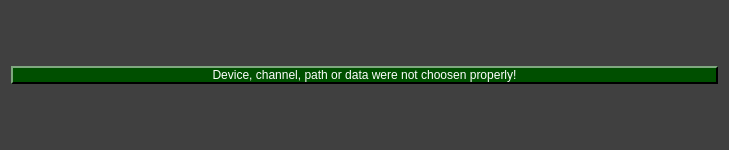
<?xml version="1.0" encoding="UTF-8"?>
<ui version="4.0">
 <class>error_window_dialog</class>
 <widget class="QDialog" name="error_window_dialog">
  <property name="geometry">
   <rect>
    <x>0</x>
    <y>0</y>
    <width>729</width>
    <height>150</height>
   </rect>
  </property>
  <property name="minimumSize">
   <size>
    <width>0</width>
    <height>0</height>
   </size>
  </property>
  <property name="maximumSize">
   <size>
    <width>99999</width>
    <height>99999</height>
   </size>
  </property>
  <property name="windowTitle">
   <string>ERROR!</string>
  </property>
  <property name="styleSheet">
   <string notr="true">QDialog{
	background-color: rgb(64, 64, 64);
}

QWidget{
	color: rgb(255, 255, 255);
}

QPushButton{
	background-color: rgb(0, 79, 0);

	border-top: 1.5px solid rgb(127, 167, 127);
	border-left: 1.5px solid rgb(127, 167, 127);

	border-bottom: 1.5px solid rgb(0, 0, 0);
	border-right: 1.5px solid rgb(0, 0, 0);

	
	font: 12pt &quot;Helvetica&quot;;
	text-align:center;
}

QWidget{
	font: 12pt &quot;Helvetica&quot;;
}

QPushButton:hover{
	background-color: rgb(0, 50, 0);
}

QPushButton:pressed{
	border: 2px solid rgb(255, 255, 255);
}
</string>
  </property>
  <layout class="QGridLayout" name="gridLayout">
   <item row="1" column="0">
    <widget class="QPushButton" name="confirm">
     <property name="minimumSize">
      <size>
       <width>0</width>
       <height>0</height>
      </size>
     </property>
     <property name="maximumSize">
      <size>
       <width>16777215</width>
       <height>99999</height>
      </size>
     </property>
     <property name="text">
      <string>Device, channel, path or data were not choosen properly!</string>
     </property>
    </widget>
   </item>
   <item row="0" column="0">
    <spacer name="verticalSpacer">
     <property name="orientation">
      <enum>Qt::Orientation::Vertical</enum>
     </property>
     <property name="sizeHint" stdset="0">
      <size>
       <width>20</width>
       <height>40</height>
      </size>
     </property>
    </spacer>
   </item>
   <item row="2" column="0">
    <spacer name="verticalSpacer_2">
     <property name="orientation">
      <enum>Qt::Orientation::Vertical</enum>
     </property>
     <property name="sizeHint" stdset="0">
      <size>
       <width>20</width>
       <height>40</height>
      </size>
     </property>
    </spacer>
   </item>
  </layout>
 </widget>
 <resources>
  <include location="resources_1.qrc"/>
 </resources>
 <connections/>
</ui>
